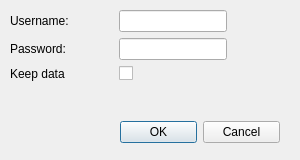
<?xml version="1.0" encoding="UTF-8"?>
<ui version="4.0">
 <class>pmTlLoginDialog</class>
 <widget class="QDialog" name="pmTlLoginDialog">
  <property name="geometry">
   <rect>
    <x>0</x>
    <y>0</y>
    <width>300</width>
    <height>160</height>
   </rect>
  </property>
  <property name="windowTitle">
   <string>Dialog</string>
  </property>
  <widget class="QWidget" name="formLayoutWidget">
   <property name="geometry">
    <rect>
     <x>10</x>
     <y>10</y>
     <width>271</width>
     <height>104</height>
    </rect>
   </property>
   <layout class="QFormLayout" name="formLayout">
    <property name="fieldGrowthPolicy">
     <enum>QFormLayout::ExpandingFieldsGrow</enum>
    </property>
    <property name="horizontalSpacing">
     <number>50</number>
    </property>
    <item row="0" column="0">
     <widget class="QLabel" name="label">
      <property name="text">
       <string>Username:</string>
      </property>
     </widget>
    </item>
    <item row="0" column="1">
     <widget class="QLineEdit" name="userLineEdit">
      <property name="sizePolicy">
       <sizepolicy hsizetype="Preferred" vsizetype="Fixed">
        <horstretch>0</horstretch>
        <verstretch>0</verstretch>
       </sizepolicy>
      </property>
      <property name="maximumSize">
       <size>
        <width>350</width>
        <height>30</height>
       </size>
      </property>
      <property name="baseSize">
       <size>
        <width>350</width>
        <height>30</height>
       </size>
      </property>
     </widget>
    </item>
    <item row="1" column="0">
     <widget class="QLabel" name="label_2">
      <property name="text">
       <string>Password:</string>
      </property>
     </widget>
    </item>
    <item row="1" column="1">
     <widget class="QLineEdit" name="passLineEdit">
      <property name="sizePolicy">
       <sizepolicy hsizetype="Preferred" vsizetype="Fixed">
        <horstretch>0</horstretch>
        <verstretch>0</verstretch>
       </sizepolicy>
      </property>
      <property name="maximumSize">
       <size>
        <width>350</width>
        <height>30</height>
       </size>
      </property>
      <property name="baseSize">
       <size>
        <width>350</width>
        <height>30</height>
       </size>
      </property>
      <property name="echoMode">
       <enum>QLineEdit::Password</enum>
      </property>
     </widget>
    </item>
    <item row="2" column="0">
     <widget class="QLabel" name="label_3">
      <property name="text">
       <string>Keep data</string>
      </property>
     </widget>
    </item>
    <item row="2" column="1">
     <widget class="QCheckBox" name="saveCheckBox">
      <property name="text">
       <string/>
      </property>
     </widget>
    </item>
   </layout>
  </widget>
  <widget class="QDialogButtonBox" name="buttonBox">
   <property name="geometry">
    <rect>
     <x>120</x>
     <y>120</y>
     <width>160</width>
     <height>25</height>
    </rect>
   </property>
   <property name="orientation">
    <enum>Qt::Horizontal</enum>
   </property>
   <property name="standardButtons">
    <set>QDialogButtonBox::Cancel|QDialogButtonBox::Ok</set>
   </property>
  </widget>
 </widget>
 <resources/>
 <connections>
  <connection>
   <sender>buttonBox</sender>
   <signal>accepted()</signal>
   <receiver>pmTlLoginDialog</receiver>
   <slot>accept()</slot>
   <hints>
    <hint type="sourcelabel">
     <x>248</x>
     <y>254</y>
    </hint>
    <hint type="destinationlabel">
     <x>157</x>
     <y>274</y>
    </hint>
   </hints>
  </connection>
  <connection>
   <sender>buttonBox</sender>
   <signal>rejected()</signal>
   <receiver>pmTlLoginDialog</receiver>
   <slot>reject()</slot>
   <hints>
    <hint type="sourcelabel">
     <x>316</x>
     <y>260</y>
    </hint>
    <hint type="destinationlabel">
     <x>286</x>
     <y>274</y>
    </hint>
   </hints>
  </connection>
 </connections>
</ui>
